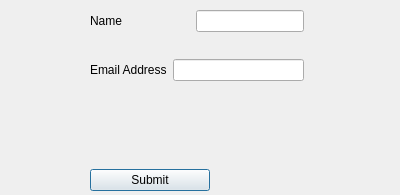
<?xml version="1.0" encoding="UTF-8"?>
<ui version="4.0">
 <class>Dialog</class>
 <widget class="QDialog" name="Dialog">
  <property name="geometry">
   <rect>
    <x>0</x>
    <y>0</y>
    <width>400</width>
    <height>195</height>
   </rect>
  </property>
  <property name="windowTitle">
   <string>Dialog</string>
  </property>
  <widget class="QWidget" name="">
   <property name="geometry">
    <rect>
     <x>90</x>
     <y>10</y>
     <width>214</width>
     <height>181</height>
    </rect>
   </property>
   <layout class="QVBoxLayout" name="verticalLayout">
    <item>
     <layout class="QHBoxLayout" name="horizontalLayout">
      <item>
       <widget class="QLabel" name="label_2">
        <property name="text">
         <string>Name</string>
        </property>
       </widget>
      </item>
      <item>
       <spacer name="horizontalSpacer">
        <property name="orientation">
         <enum>Qt::Horizontal</enum>
        </property>
        <property name="sizeHint" stdset="0">
         <size>
          <width>38</width>
          <height>20</height>
         </size>
        </property>
       </spacer>
      </item>
      <item>
       <widget class="QLineEdit" name="lineEdit"/>
      </item>
     </layout>
    </item>
    <item>
     <spacer name="verticalSpacer_3">
      <property name="orientation">
       <enum>Qt::Vertical</enum>
      </property>
      <property name="sizeHint" stdset="0">
       <size>
        <width>20</width>
        <height>40</height>
       </size>
      </property>
     </spacer>
    </item>
    <item>
     <layout class="QHBoxLayout" name="horizontalLayout_2">
      <item>
       <widget class="QLabel" name="label">
        <property name="text">
         <string>Email Address</string>
        </property>
       </widget>
      </item>
      <item>
       <widget class="QLineEdit" name="lineEdit_2"/>
      </item>
     </layout>
    </item>
    <item>
     <spacer name="verticalSpacer">
      <property name="orientation">
       <enum>Qt::Vertical</enum>
      </property>
      <property name="sizeHint" stdset="0">
       <size>
        <width>20</width>
        <height>100</height>
       </size>
      </property>
     </spacer>
    </item>
    <item>
     <widget class="QPushButton" name="pushButton">
      <property name="maximumSize">
       <size>
        <width>120</width>
        <height>16777215</height>
       </size>
      </property>
      <property name="text">
       <string>Submit</string>
      </property>
     </widget>
    </item>
   </layout>
  </widget>
 </widget>
 <resources/>
 <connections/>
</ui>
